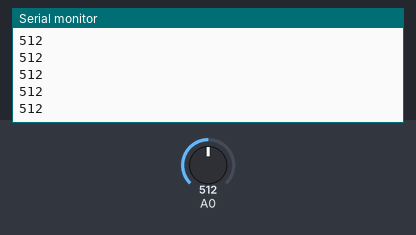
A program run on a simulated Arduino Uno, built with avr-gcc and run on an emulated ATmega328P. On the bench: the last lines printed to the serial monitor. The inputs (shaded band) are chosen by the test bench; at power-on: A0 = 512.

Above: at 0.8 s.
0.9 s: A0 set to 716
At 1.7 s:
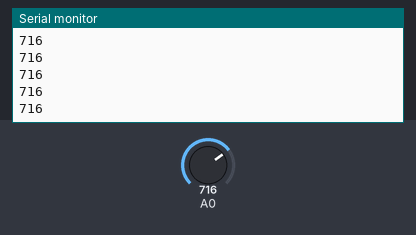
2.4 s: A0 set to 900
At 3.1 s:
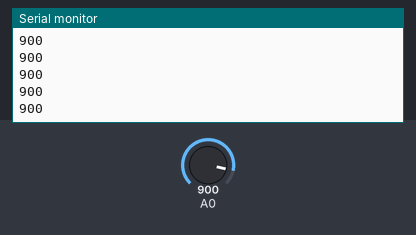
Timing chart, 0 to 5.4 s (numbered marks = the images above; inputs shaded):
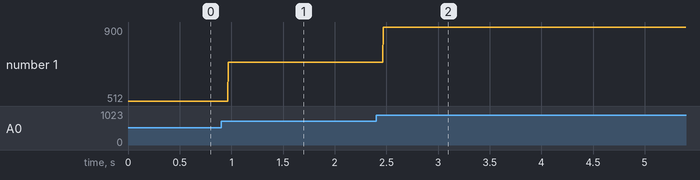

The program:

main.cpp
```cpp
#include <Arduino.h>

void adc_init()
{
  // AREF = AVcc
  ADMUX = (1 << REFS0);

  // ADC Enable and prescaler of 128
  // 16000000/128 = 125000
  ADCSRA = (1 << ADEN) | (1 << ADPS2) | (1 << ADPS1) | (1 << ADPS0);
}

uint16_t adc_read(uint8_t ch)
{
  // select the corresponding channel 0~5
  // ANDing with ’7′ will always keep the value
  // of ‘ch’ between 0 and 5
  ch &= 0b00000111;            // AND operation with 7
  ADMUX = (ADMUX & 0xF8) | ch; // clears the bottom 3 bits before ORing
  // start single conversion
  // write ’1′ to ADSC
  ADCSRA |= (1 << ADSC);
  // wait for conversion to complete
  // ADSC becomes ’0′ again
  // till then, run loop continuously
  while (ADCSRA & (1 << ADSC))
    ;

  return (ADC);
}

// void setup()
// {
//   Serial.begin(9600);
//   // put your setup code here, to run once:
// }

int main()
{
  Serial.begin(9600);
  // put your main code here, to run repeatedly:
  uint16_t adc_result0;
  // DDRB = 0x20; // to connect led to PB5

  // initialize adc
  adc_init();
  // Serial.println("Started");
  while (1)
  {
  // Serial.println("Started");
    adc_result0 = adc_read(0); // read adc value at PC0
    // condition for led to turn on or off
    Serial.println(adc_result0);
    // if (adc_result0 > 500)
    //   PORTB = 0x20;
    // else
    //   PORTB = 0x00;
  }

  return 0;
}
```

Measured:
- after the input at 0.9 s, the serial monitor: prints a new line after 0.07 s (image 1)
- after the input at 2.4 s, the serial monitor: prints a new line after 0.07 s (image 2)
- plotted number 1: 512 → 716 after the input at 0.9 s, 716 → 900 after the input at 2.4 s
